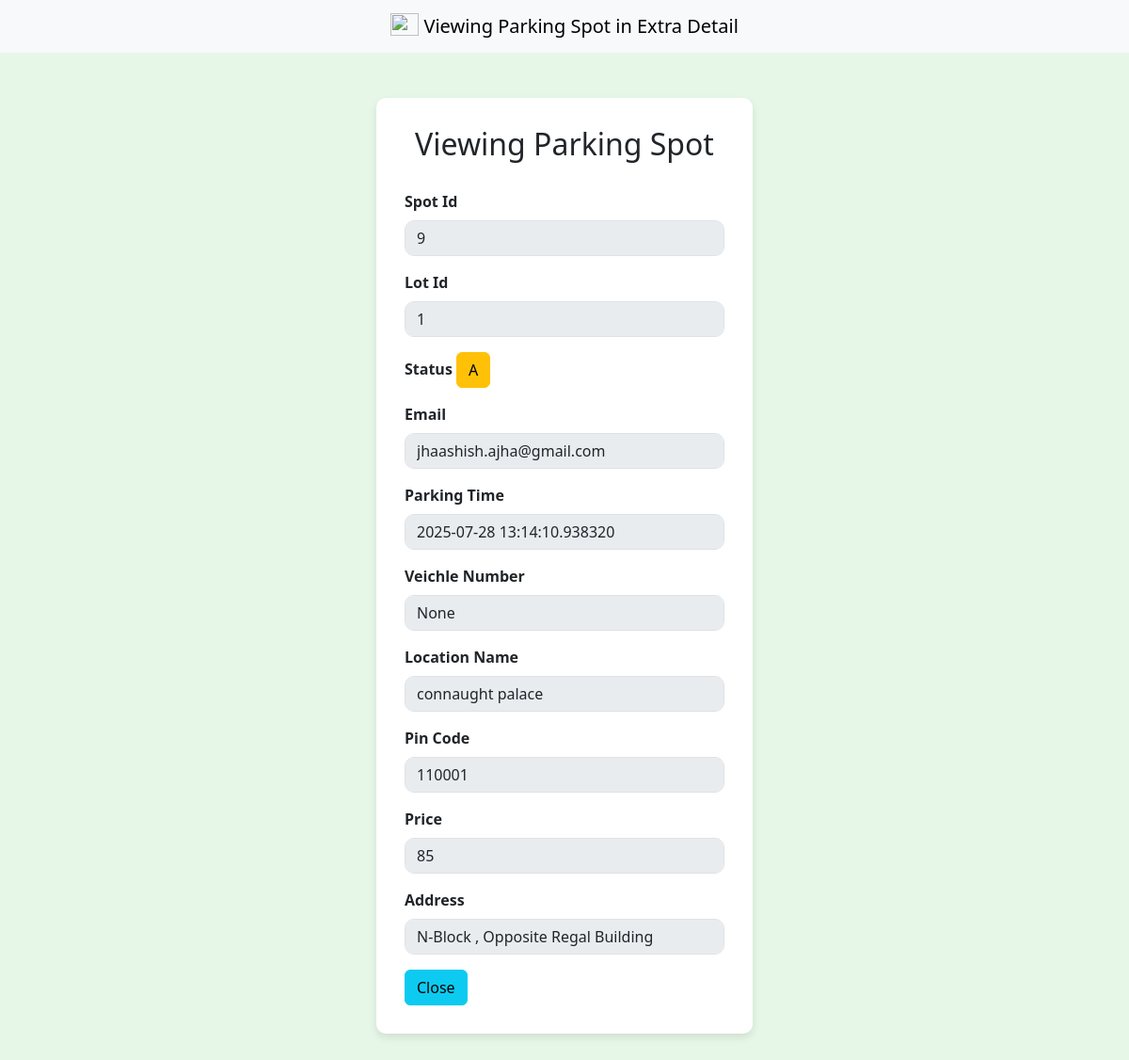
Screenshot of /admin/dashboard/view/extradetail/9 (signed in) with the database file from the repository.
### models/models.py (models this page shows)
class ParkingSpot(db.Model):
    id=db.Column(db.Integer(),primary_key=True)
    lotid=db.Column(db.Integer(),nullable=False)
    status = db.Column(db.String(5),default="A")
    veichleNumber=db.Column(db.String(50),nullable=True)

class ReserveParkingSpot(db.Model):
    id=db.Column(db.Integer(),primary_key=True)
    spotid=db.Column(db.Integer(),nullable=False)
    lotid=db.Column(db.Integer(),nullable=False)
    email=db.Column(db.String(25),nullable=False)
    veichleNumber=db.Column(db.String(50),nullable=True)
    parking_time=db.Column(db.DateTime,nullable=False,default=datetime.UTC)
    release_time=db.Column(db.DateTime,nullable=True)
    parkingcost=db.Column(db.Integer(),nullable=True,default=0)
    ispaid=db.Column(db.Integer(),default=0)

class ParkingLot(db.Model):
    id=db.Column(db.Integer(),primary_key=True)
    location_name = db.Column(db.String(250),nullable=False)
    pincode=db.Column(db.Integer(),nullable=False)
    price=db.Column(db.Integer(),nullable=False)
    max_spots=db.Column(db.Integer(),nullable=False)
    address=db.Column(db.String(250),nullable=False)
    occupied=db.Column(db.Integer(),default=0)

### controllers/controllers.py (the view)
@controllers.route("/admin/dashboard/view/extradetail/<int:id>",methods=["GET","POST"])
def viewSpotInExtraDetail(id):
    status = session.get("status")
    if status is not None and int(status) > 0:
        spotDetails = ParkingSpot.query.filter_by(id=id).first()
        reservationdetails=ReserveParkingSpot.query.filter_by(lotid=spotDetails.lotid,spotid=spotDetails.id).first()
        if not reservationdetails:
            reservationdetails={
                "email":"None",
                "parking_time":"None"
            }
        parkingdetails= ParkingLot.query.filter_by(id=spotDetails.lotid).first()
        return render_template("viewSpotInExtraDetails.html",spotDetails=spotDetails,reservationdetails=reservationdetails,parkingdetails=parkingdetails)
    else:
        return redirect("/login")

### templates/viewSpotInExtraDetails.html (shortened to what this page needs)
<!DOCTYPE html>
<html lang="en">
<head>
    <link href="https://cdn.jsdelivr.net/npm/bootstrap@5.3.0-alpha1/dist/css/bootstrap.min.css" rel="stylesheet">
</head>
<body>
    <nav class="navbar bg-body-tertiary">
  <div class="container-fluid text-center">
    <a class="navbar-brand mx-auto " href="#">
      <img src="https://images.pexels.com/photos/164634/pexels-photo-164634.jpeg?_gl=1*1rfblvq*_ga*MTY5NDc0NzA3NC4xNzUzMjk4NzE5*_ga_8JE65Q40S6*czE3NTMyOTg3MTgkbzEkZzEkdDE3NTMyOTg3MjMkajU1JGwwJGgw" width="30" height="24" class="d-inline-block align-text-top" style="align-content: center;">
      Viewing Parking Spot in Extra Detail
    </a>
  </div>
    </nav>
        <div class="login-container mt-lg-5">
        <h2>Viewing Parking Spot</h2>
        <form>
            <span>
             <div class="mb-3">
                <label for="spotid" class="form-label"><b>Spot Id</b></label>
                <input type="text" class="form-control" id="spotid" name="spotid" value="{{spotDetails.id}}" required disabled>
            </div>
             <div class="mb-3">
                <label for="lotid" class="form-label"><b>Lot Id</b></label>
                <input type="text" class="form-control" id="lotid" name="lotid" value="{{spotDetails.lotid}}" required disabled>
            </div>
            </span>
            <div class="mb-3">
                <span>
                <label for="status" class="form-label"><b>Status</b></label>
                <a class="btn btn-warning" href="/admin/dashboard/view/extradetail/{{spotDetails.id}}">{{spotDetails.status}}</a>
                </span>
             </div>
              <div class="mb-3">
                <label for="email" class="form-label"><b>Email</b></label>
                <input type="email" class="form-control" id="email" name="email" value="{{reservationdetails.email}}" required disabled>
            </div>
             <div class="mb-3">
                <label for="parking_time" class="form-label"><b>Parking Time</b></label>
                <input type="text" class="form-control" id="parking_time" name="parking_time" value="{{reservationdetails.parking_time}}" required disabled>
            </div>
             <div class="mb-3">
                <label for="veichle" class="form-label"><b>Veichle Number</b></label>
                <input type="veichle" class="form-control" id="veichle" name="veichle" value="{{spotDetails.veichleNumber}}" placeholder="None" required disabled>
            </div>
            <div class="mb-3">
                <label for="location" class="form-label"><b>Location Name</b></label>
                <input type="location" class="form-control" id="location" name="location" value="{{parkingdetails.location_name}}" placeholder="None" required disabled>
            </div>
                         <div class="mb-3">
                <label for="pincode" class="form-label"><b>Pin Code </b></label>
                <input type="pincode" class="form-control" id="pincode" name="pincode" value="{{parkingdetails.pincode}}" placeholder="None" required disabled>
            </div>
                         <div class="mb-3">
                <label for="price" class="form-label"><b>Price</b></label>
                <input type="price" class="form-control" id="price" name="price" value="{{parkingdetails.price}}" required disabled>
            </div>
                         <div class="mb-3">
                <label for="address" class="form-label"><b>Address</b></label>
                <input type="address" class="form-control" id="address" name="address" value="{{parkingdetails.address}}" required disabled>
            </div>
            <a href="/admin/dashboard" class="btn btn-info">Close</a>
        </form>
    </div>
</body>
</html>

### templates/viewSpotInExtraDetails.html (style rules this page uses)
body { background-color: #e6f7e7; }
.login-container { max-width: 400px; margin: 100px auto; background-color: white; padding: 30px; border-radius: 10px; box-shadow: 0 4px 8px rgba(0, 0, 0, 0.1); }
.login-container h2 { text-align: center; margin-bottom: 30px; }
.form-control { border-radius: 10px; }

### rows the page displays
ParkingSpot: spotid "9", lotid "1", status "A", veichle "None"
ReserveParkingSpot: email "jhaashish.ajha@gmail.com", parking_time "2025-07-28 13:14:10.938320"
ParkingLot: location "connaught palace", pincode "110001", price "85", address "N-Block , Opposite Regal Building"
